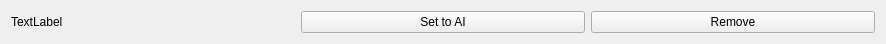
<?xml version="1.0" encoding="UTF-8"?>
<ui version="4.0">
 <class>PlayerOptions</class>
 <widget class="QWidget" name="PlayerOptions">
  <property name="geometry">
   <rect>
    <x>0</x>
    <y>0</y>
    <width>886</width>
    <height>40</height>
   </rect>
  </property>
  <property name="windowTitle">
   <string>Form</string>
  </property>
  <layout class="QHBoxLayout" name="horizontalLayout">
   <item>
    <widget class="QLabel" name="label">
     <property name="text">
      <string>TextLabel</string>
     </property>
    </widget>
   </item>
   <item>
    <widget class="QPushButton" name="pushButton">
     <property name="text">
      <string>Set to AI</string>
     </property>
    </widget>
   </item>
   <item>
    <widget class="QPushButton" name="pushButton_2">
     <property name="text">
      <string>Remove</string>
     </property>
    </widget>
   </item>
  </layout>
 </widget>
 <resources/>
 <connections/>
</ui>
